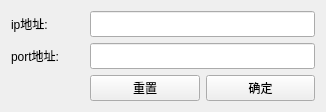
<?xml version="1.0" encoding="UTF-8"?>
<ui version="4.0">
 <class>ServerAddressSetWidget</class>
 <widget class="QWidget" name="ServerAddressSetWidget">
  <property name="geometry">
   <rect>
    <x>0</x>
    <y>0</y>
    <width>326</width>
    <height>112</height>
   </rect>
  </property>
  <property name="windowTitle">
   <string>服务器地址设置</string>
  </property>
  <layout class="QHBoxLayout" name="horizontalLayout">
   <item>
    <layout class="QGridLayout" name="gridLayout" rowstretch="1,1,1" columnstretch="2,3,3">
     <item row="0" column="0">
      <widget class="QLabel" name="label">
       <property name="sizePolicy">
        <sizepolicy hsizetype="Expanding" vsizetype="Expanding">
         <horstretch>0</horstretch>
         <verstretch>0</verstretch>
        </sizepolicy>
       </property>
       <property name="text">
        <string>ip地址:</string>
       </property>
      </widget>
     </item>
     <item row="0" column="1" colspan="2">
      <widget class="QLineEdit" name="ipLineEdit">
       <property name="sizePolicy">
        <sizepolicy hsizetype="Expanding" vsizetype="Expanding">
         <horstretch>0</horstretch>
         <verstretch>0</verstretch>
        </sizepolicy>
       </property>
      </widget>
     </item>
     <item row="1" column="0">
      <widget class="QLabel" name="label_2">
       <property name="sizePolicy">
        <sizepolicy hsizetype="Expanding" vsizetype="Expanding">
         <horstretch>0</horstretch>
         <verstretch>0</verstretch>
        </sizepolicy>
       </property>
       <property name="text">
        <string>port地址:</string>
       </property>
      </widget>
     </item>
     <item row="1" column="1" colspan="2">
      <widget class="QLineEdit" name="portLineEdit">
       <property name="sizePolicy">
        <sizepolicy hsizetype="Expanding" vsizetype="Expanding">
         <horstretch>0</horstretch>
         <verstretch>0</verstretch>
        </sizepolicy>
       </property>
      </widget>
     </item>
     <item row="2" column="1">
      <widget class="QPushButton" name="SAResetButton">
       <property name="sizePolicy">
        <sizepolicy hsizetype="Expanding" vsizetype="Expanding">
         <horstretch>0</horstretch>
         <verstretch>0</verstretch>
        </sizepolicy>
       </property>
       <property name="text">
        <string>重置</string>
       </property>
      </widget>
     </item>
     <item row="2" column="2">
      <widget class="QPushButton" name="SAConfirmButton">
       <property name="sizePolicy">
        <sizepolicy hsizetype="Expanding" vsizetype="Expanding">
         <horstretch>0</horstretch>
         <verstretch>0</verstretch>
        </sizepolicy>
       </property>
       <property name="text">
        <string>确定</string>
       </property>
      </widget>
     </item>
    </layout>
   </item>
  </layout>
 </widget>
 <resources/>
 <connections/>
</ui>
